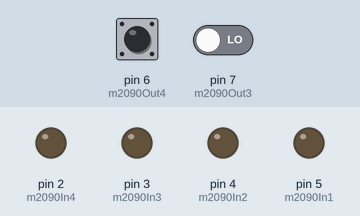
A sketch run on a simulated Arduino Uno, built with avr-gcc and run on an emulated ATmega328P. On the bench: output pins drawn as LEDs (lit = HIGH). Inputs (shaded band) come from the test bench; at power-on: pin 6 (m2090Out4) LOW, pin 7 (m2090Out3) LOW. Random numbers use the default seed unless the sketch sets one.

Above: at 1.2 s.
1.3 s: pin 6 (m2090Out4) driven HIGH
At 2.2 s:
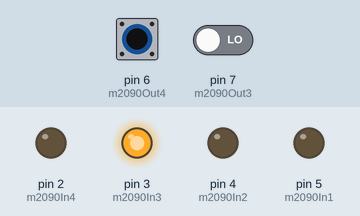
2.8 s: pin 6 (m2090Out4) driven LOW
At 3.3 s:
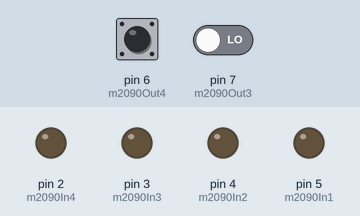
4.3 s: pin 6 (m2090Out4) driven HIGH
At 5.5 s:
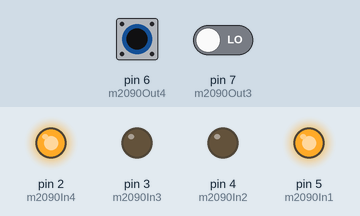
5.8 s: pin 6 (m2090Out4) pulsed LOW 2 times (0.12 s each, 0.3 s apart)
At 6.7 s:
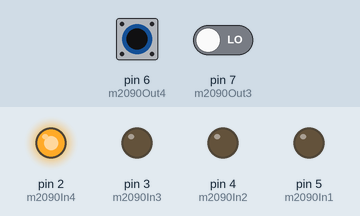
7.9 s: pin 6 (m2090Out4) pulsed LOW 5 times (0.12 s each, 0.3 s apart)
At 10.1 s:
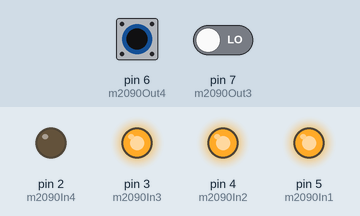
Timing chart, 0 to 11.6 s (numbered marks = the images above; inputs shaded):
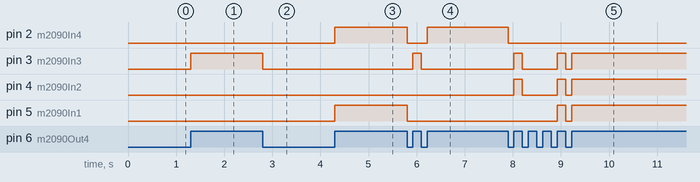

Measured:
- after the input at 1.3 s, pin 3 (m2090In3): LOW → HIGH at once
- after the input at 2.8 s, pin 3 (m2090In3): HIGH → LOW at once
- after the input at 4.3 s, pin 2 (m2090In4), pin 5 (m2090In1): LOW → HIGH at once
- after the input at 5.8 s, pin 2 (m2090In4): HIGH → LOW at once, → HIGH 0.42 s later; pin 3 (m2090In3): LOW → HIGH after 0.12 s, → LOW 0.18 s later; pin 5 (m2090In1): HIGH → LOW at once
- after the input at 7.9 s, pin 2 (m2090In4): HIGH → LOW at once; pin 3 (m2090In3), pin 4 (m2090In2): goes HIGH 0.18 s, LOW 0.72 s, HIGH 0.18 s, LOW 0.12 s, then HIGH, starting after 0.12 s; pin 5 (m2090In1): LOW → HIGH after 1.0 s, → LOW 0.18 s later, → HIGH 0.12 s later

The sketch:

zufall.ino
```cpp
unsigned int z;
unsigned int taste;
unsigned int m2090Out4;
unsigned int m2090Out3;

void setup() {
  pinMode(5, OUTPUT);           // m2090In1
  pinMode(4, OUTPUT);           // m2090In2
  pinMode(3, OUTPUT);           // m2090In3
  pinMode(2, OUTPUT);           // m2090In4
  pinMode(6, INPUT);            // m2090Out4
  pinMode(7, INPUT);            // m2090Out3
  pinMode(8, INPUT_PULLUP);     // taste
  randomSeed(analogRead(A0));
}

void loop() {

  taste = 0;
  z = 0;
  setOutputs();

  m2090Out4 = 0;
  m2090Out3 = 0;
  while (!(m2090Out4 || m2090Out3)) {
    m2090Out4 = digitalRead(6);
    m2090Out3 = digitalRead(7);
  }

  if (m2090Out4) {
    z = random(10);
    setOutputs();
    while (m2090Out4) {
      m2090Out4 = digitalRead(6);
    }
  }

  if (m2090Out3) {
    while (m2090Out3) {
      m2090Out3 = digitalRead(7);
      taste = digitalRead(8);
      if (!taste) {
        z = 1;
        setOutputs();
      }
    }
  }

}

void setOutputs() {
  // an Ausgänge binär legen
  digitalWrite(5,z&1);
  z = z >> 1;
  digitalWrite(4,z&1);
  z = z >> 1;
  digitalWrite(3,z&1);
  z = z >> 1;
  digitalWrite(2,z&1);
}
```
